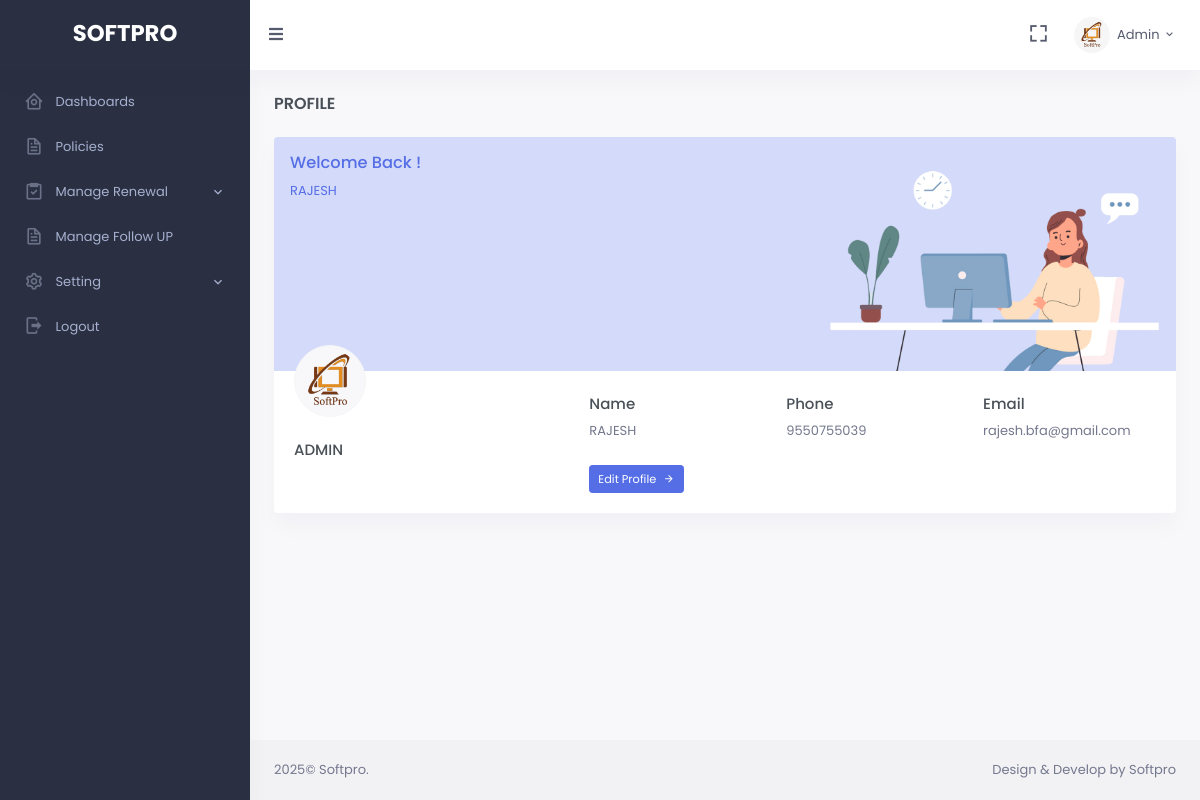
The app's page /profile.php (signed in) with its own data.
### tables this page shows
CREATE TABLE `user` (
  `id` int(30) NOT NULL,
  `name` varchar(100) NOT NULL,
  `username` varchar(100) NOT NULL,
  `password` varchar(100) NOT NULL,
  `delete_flag` int(100) NOT NULL,
  `phone` varchar(100) NOT NULL,
  `email` varchar(100) NOT NULL,
  `photo` varchar(2000) DEFAULT 'default.png',
  `type` int(100) NOT NULL
);

### profile.php (the view, shortened to what this page needs)
<?php
    include 'include/config.php';
?>
<!doctype html>
<html lang="en">
<head>
	<link href="assets/css/bootstrap.min.css" id="bootstrap-style" rel="stylesheet" type="text/css" />
	<link href="assets/css/icons.min.css" rel="stylesheet" type="text/css" />
	<link href="assets/css/app.min.css" id="app-style" rel="stylesheet" type="text/css" />
</head>
<body data-sidebar="dark">
	<div id="layout-wrapper">
		<header id="page-topbar">
            <?php require 'include/header.php'; ?>
        </header>
        <div class="vertical-menu">
            <div data-simplebar class="h-100">
                <div id="sidebar-menu">
                    <?php require 'include/sidebar.php'; ?>
                </div>
            </div>
        </div>
		<div class="main-content">
			<div class="page-content">
				<div class="container-fluid">
					<div class="row">
						<div class="col-12">
							<div class="page-title-box d-sm-flex align-items-center justify-content-between">
								<h4 class="mb-sm-0 font-size-18">Profile</h4>
							</div>
						</div>
					</div>
                    <?php
                        $sql = mysqli_query($con, "select * from user where username='".$_SESSION['username']."'");
                        $r=mysqli_fetch_array($sql);
                    ?>
					<div class="row" >
						<div class="col-12" >
							<div class="card overflow-hidden">
                                <div class="bg-primary bg-soft">
                                    <div class="row">
                                        <div class="col-7">
                                            <div class="text-primary p-3">
                                                <h5 class="text-primary">Welcome Back !</h5>
                                                <p style="text-transform: uppercase;" ><?=$r['name'];?></p>
                                            </div>
                                        </div>
                                        <div class="col-5 align-self-end">
                                            <img src="assets/images/profile-img.png" alt="" class="img-fluid">
                                        </div>
                                    </div>
                                </div>
                                <div class="card-body pt-0">
                                    <div class="row">
                                        <div class="col-sm-4">
                                            <div class="avatar-md profile-user-wid mb-4"  >
                                                <img src="assets/profile/<?=$r['photo'];?>" alt="" class="img-thumbnail rounded-circle">
                                            </div>
                                            <h5 class="font-size-15 text-truncate" style="text-transform:uppercase;" ><?=$r['username'];?></h5>
                                        </div>
                                        <div class="col-sm-8">
                                            <div class="pt-4">
                                                <div class="row">
                                                    <div class="col-4">
                                                        <h5 class="font-size-15">Name</h5>
                                                        <p class="text-muted mb-0"><?=$r['name'];?></p>
                                                    </div>
                                                    <div class="col-4">
                                                        <h5 class="font-size-15">Phone</h5>
                                                        <p class="text-muted mb-0"><?=$r['phone'];?></p>
                                                    </div>
                                                    <div class="col-4">
                                                        <h5 class="font-size-15">Email</h5>
                                                        <p class="text-muted mb-0"><?=$r['email'];?></p>
                                                    </div>
                                                </div>
                                                <div class="mt-4">
                                                    <a data-bs-toggle="modal" data-bs-target=".transaction-detailModal" href="javascript: void(0);" class="btn btn-primary waves-effect waves-light btn-sm">Edit Profile <i class="mdi mdi-arrow-right ms-1"></i></a>
                                                </div>
                                            </div>
                                        </div>
                                    </div>
                                </div>
                            </div>
						</div>
					</div>
				</div>
			</div>
            <footer class="footer">
                <div class="container-fluid">
                    <div class="row">
                        <div class="col-sm-6">
                            © Softpro.</div>
                        <div class="col-sm-6">
                            <div class="text-sm-end d-none d-sm-block">Design & Develop by Softpro</div>
                        </div>
                    </div>
                </div>
            </footer>
		</div>
	</div>
</body>
</html>

### records on screen
user: name "RAJESH", photo (picture), username "ADMIN", phone "9550755039", email "rajesh.bfa@gmail.com"

### other values on screen
$_SESSION['username'] "Admin"
